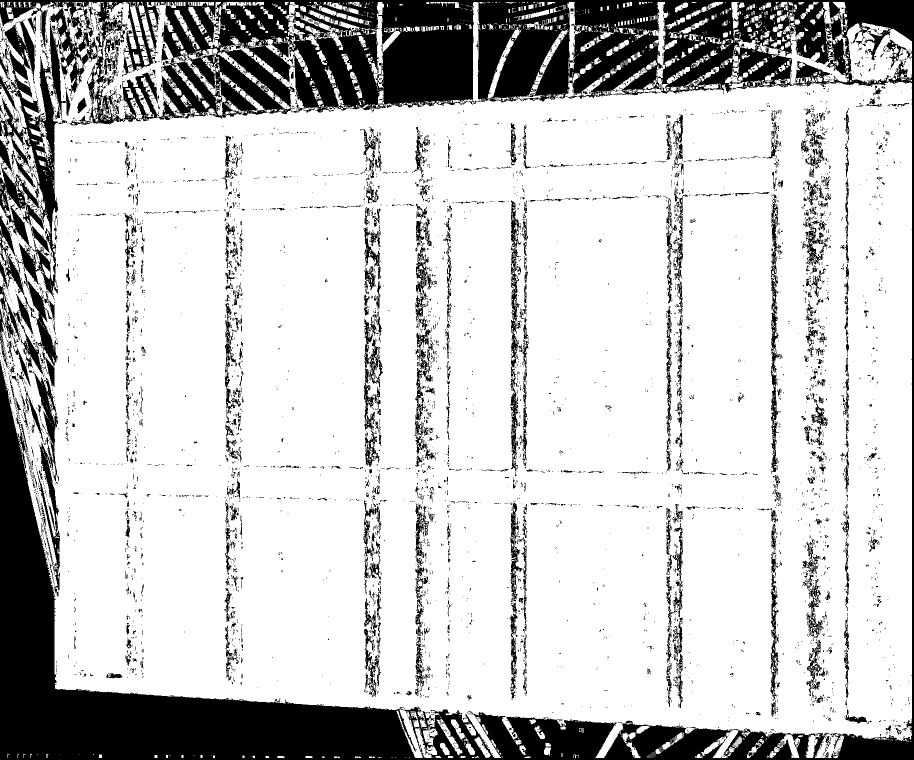
#> input picture AccubuildFraming_branch/src/tests/depthmap3.jpg, 1828 x 1520 px (shown at 1/2 size)
$ python openimage.py
#> lines starting #> are read from the running program, lines starting #| are printed output that depends on the picture
### AccubuildFraming_branch/src/tests/plyfile.py
#   Copyright 2014 Darsh Ranjan
#
#   This file is part of python-plyfile.
#
#   python-plyfile is free software: you can redistribute it and/or
#   modify it under the terms of the GNU General Public License as
#   published by the Free Software Foundation, either version 3 of the
#   License, or (at your option) any later version.
#
#   python-plyfile is distributed in the hope that it will be useful,
#   but WITHOUT ANY WARRANTY; without even the implied warranty of
#   MERCHANTABILITY or FITNESS FOR A PARTICULAR PURPOSE.  See the GNU
#   General Public License for more details.
#
#   You should have received a copy of the GNU General Public License
#   along with python-plyfile.  If not, see
#       <http://www.gnu.org/licenses/>.

from itertools import islice as _islice

import numpy as _np
from sys import byteorder as _byteorder


try:
    _range = xrange
except NameError:
    _range = range


# Many-many relation
_data_type_relation = [
    ('int8', 'i1'),
    ('char', 'i1'),
    ('uint8', 'u1'),
    ('uchar', 'b1'),
    ('uchar', 'u1'),
    ('int16', 'i2'),
    ('short', 'i2'),
    ('uint16', 'u2'),
    ('ushort', 'u2'),
    ('int32', 'i4'),
    ('int', 'i4'),
    ('uint32', 'u4'),
    ('uint', 'u4'),
    ('float32', 'f4'),
    ('float', 'f4'),
    ('float64', 'f8'),
    ('double', 'f8')
]

_data_types = dict(_data_type_relation)
_data_type_reverse = dict((b, a) for (a, b) in _data_type_relation)

_types_list = []
_types_set = set()
for (_a, _b) in _data_type_relation:
    if _a not in _types_set:
        _types_list.append(_a)
        _types_set.add(_a)
    if _b not in _types_set:
        _types_list.append(_b)
        _types_set.add(_b)


_byte_order_map = {
    'ascii': '=',
    'binary_little_endian': '<',
    'binary_big_endian': '>'
}

_byte_order_reverse = {
    '<': 'binary_little_endian',
    '>': 'binary_big_endian'
}

_native_byte_order = {'little': '<', 'big': '>'}[_byteorder]


# [29 lines left out: functions _lookup_type, make2d, not called in this run]


class _PlyHeaderParser(object):
    # [25 lines left out: functions __init__, consume, not called in this run]

    def _error(self, message="parse error"):
        raise PlyHeaderParseError(message, self.lines)

    # [24 lines left out: functions parse_ply, parse_format, parse_comment, not called in this run]

    def parse_obj_info(self, data):
        self.obj_info.append(data)

    # [47 lines left out: functions parse_element, parse_property, parse_end_header, not called in this run]


class PlyParseError(Exception):

    '''
    Base class for PLY parsing errors.

    '''

    pass


class PlyElementParseError(PlyParseError):

    '''
    Raised when a PLY element cannot be parsed.

    The attributes `element', `row', `property', and `message' give
    additional information.

    '''

    # [21 lines left out: functions __init__, __repr__, not called in this run]


class PlyHeaderParseError(PlyParseError):

    '''
    Raised when a PLY header cannot be parsed.

    The attribute `line' provides additional information.

    '''

    # [15 lines left out: functions __init__, __repr__, not called in this run]


class PlyData(object):

    '''
    PLY file header and data.

    A PlyData instance is created in one of two ways: by the static
    method PlyData.read (to read a PLY file), or directly from __init__
    given a sequence of elements (which can then be written to a PLY
    file).

    '''

    # [27 lines left out: function __init__, not called in this run]

    def _get_elements(self):
        return self._elements

    def _set_elements(self, elements):
        self._elements = tuple(elements)
        self._index()

    elements = property(_get_elements, _set_elements)

    def _get_byte_order(self):
        return self._byte_order

    # [5 lines left out: function _set_byte_order, not called in this run]

    byte_order = property(_get_byte_order, _set_byte_order)

    # [5 lines left out: function _index, not called in this run]

    def _get_comments(self):
        return list(self._comments)

    def _set_comments(self, comments):
        _check_comments(comments)
        self._comments = list(comments)

    comments = property(_get_comments, _set_comments)

    def _get_obj_info(self):
        return list(self._obj_info)

    def _set_obj_info(self, obj_info):
        _check_comments(obj_info)
        self._obj_info = list(obj_info)

    obj_info = property(_get_obj_info, _set_obj_info)

    # [76 lines left out: functions _parse_header, read, write, header, not called in this run]

    def __iter__(self):
        return iter(self.elements)

    def __len__(self):
        return len(self.elements)

    def __contains__(self, name):
        return name in self._element_lookup

    def __getitem__(self, name):
        return self._element_lookup[name]

    def __str__(self):
        return self.header

    # [14 lines left out: functions __repr__, _open_stream, not called in this run]


class PlyElement(object):

    '''
    PLY file element.

    A client of this library doesn't normally need to instantiate this
    directly, so the following is only for the sake of documenting the
    internals.

    Creating a PlyElement instance is generally done in one of two ways:
    as a byproduct of PlyData.read (when reading a PLY file) and by
    PlyElement.describe (before writing a PLY file).

    '''

    # [19 lines left out: function __init__, not called in this run]

    @property
    def count(self):
        return self._count

    def _get_data(self):
        return self._data

    # [4 lines left out: function _set_data, not called in this run]

    data = property(_get_data, _set_data)

    # [4 lines left out: function _check_sanity, not called in this run]

    def _get_properties(self):
        return self._properties

    # [4 lines left out: function _set_properties, not called in this run]

    properties = property(_get_properties, _set_properties)

    def _get_comments(self):
        return list(self._comments)

    def _set_comments(self, comments):
        _check_comments(comments)
        self._comments = list(comments)

    comments = property(_get_comments, _set_comments)

    # [5 lines left out: function _index, not called in this run]

    def ply_property(self, name):
        return self._property_lookup[name]

    @property
    def name(self):
        return self._name

    # [208 lines left out: functions dtype, describe, _read, _write, _read_txt, _write_txt and 3 more, not called in this run]

    def __getitem__(self, key):
        return self.data[key]

    def __setitem__(self, key, value):
        self.data[key] = value

    def __str__(self):
        return self.header

    # [13 lines left out: functions __repr__, _check_comments, not called in this run]


class PlyProperty(object):

    '''
    PLY property description.  This class is pure metadata; the data
    itself is contained in PlyElement instances.

    '''

    # [4 lines left out: function __init__, not called in this run]

    def _get_val_dtype(self):
        return self._val_dtype

    def _set_val_dtype(self, val_dtype):
        self._val_dtype = _data_types[_lookup_type(val_dtype)]

    val_dtype = property(_get_val_dtype, _set_val_dtype)

    @property
    def name(self):
        return self._name

    # [40 lines left out: functions dtype, _from_fields, _to_fields, _read_bin, _write_bin, not called in this run]

    def __str__(self):
        val_str = _data_type_reverse[self.val_dtype]
        return 'property %s %s' % (val_str, self.name)

    def __repr__(self):
        return 'PlyProperty(%r, %r)' % (self.name,
                                        _lookup_type(self.val_dtype))


class PlyListProperty(PlyProperty):

    '''
    PLY list property description.

    '''

    # [4 lines left out: function __init__, not called in this run]

    def _get_len_dtype(self):
        return self._len_dtype

    def _set_len_dtype(self, len_dtype):
        self._len_dtype = _data_types[_lookup_type(len_dtype)]

    len_dtype = property(_get_len_dtype, _set_len_dtype)

    # [85 lines left out: functions dtype, list_dtype, _from_fields, _to_fields, _read_bin, _write_bin and 3 more, not called in this run]

### AccubuildFraming_branch/src/tests/openimage.py

# For warping the depthmap images.


import numpy as np
import cv2
import sys
try:
    from matplotlib import pyplot as plt
    PYPLOT_IMPORT = True
except:
    PYPLOT_IMPORT = False
sys.path.append('../')
import const as sc
import calibrate as stereo_cal
import stereopipeline_nopcl as pl
import stereosrc
import fire
from mpl_toolkits.mplot3d import Axes3D
import matplotlib.pyplot as plt
import argparse
from skimage import data

image = cv2.imread('depthmap3.jpg')
#> image is the input picture: shape (1520, 1828, 3); min 0, max 255, mean 200
print(image[700:800,700])
#> (printed output is left out)
image = cv2.resize(image, (914, 760), cv2.INTER_NEAREST)
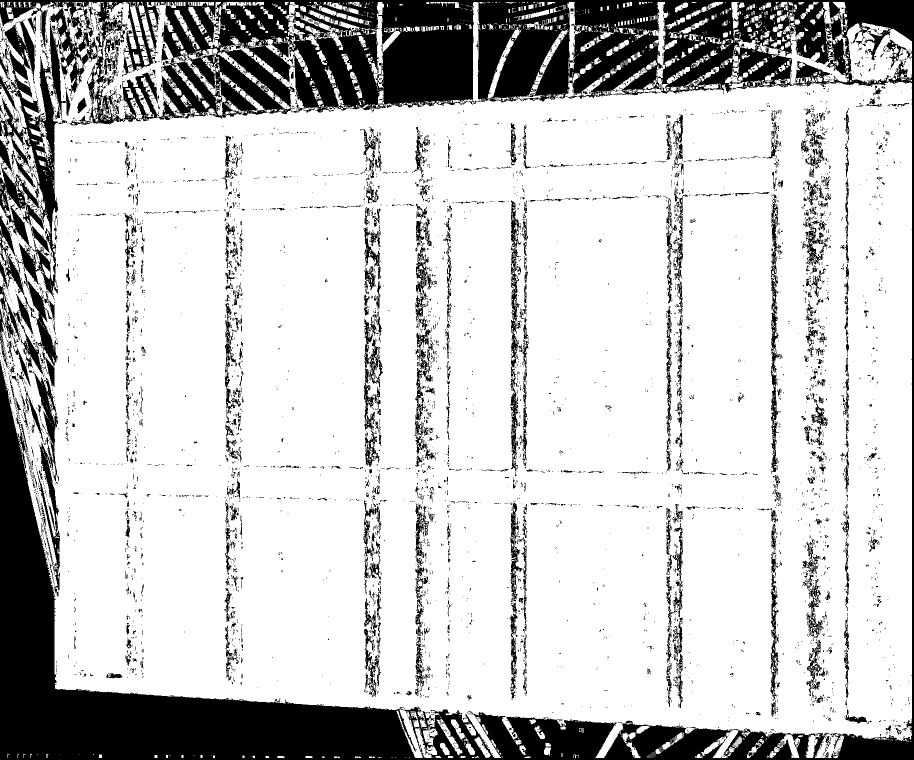
#> image: shape (760, 914, 3); min 0, max 255, mean 200

def define_rect(image):
    """
        Define a rectangular window by click and drag your mouse.

        Parameters
        ----------
        image: Input image.
        """

    clone = image.copy()
    rect_pts = [] # Starting and ending points
    win_name = "image" # Window name
    re = []

    def select_points(event, x, y, flags, param):

        nonlocal rect_pts
        if event == cv2.EVENT_LBUTTONDOWN:
            rect_pts = [(x, y)]

        if event == cv2.EVENT_LBUTTONUP:
            rect_pts.append((x, y))
            re.append((x,y))

            # draw a rectangle around the region of interest
            cv2.rectangle(clone, rect_pts[0], rect_pts[1], (0, 255, 0), 2)
            cv2.imshow(win_name, clone)

    cv2.namedWindow(win_name)
    cv2.setMouseCallback(win_name, select_points)

    while True:
    # display the image and wait for a keypress
        cv2.imshow(win_name, clone)
        key = cv2.waitKey(0) & 0xFF
#> (key Esc is pressed here)

        if key == ord("r"): # Hit 'r' to replot the image
            clone = image.copy()

        elif key == ord("c"): # Hit 'c' to confirm the selection
            break

    # close the open windows
    cv2.destroyWindow(win_name)

    return rect_pts, re


# Points of the target window
points, re = define_rect(image)

# now that we have our rectangle of points, let's compute
# the width of our new image
(tl, tr, br, bl) = re
widthA = np.sqrt(((br[0] - bl[0]) ** 2) + ((br[1] - bl[1]) ** 2))
widthB = np.sqrt(((tr[0] - tl[0]) ** 2) + ((tr[1] - tl[1]) ** 2))

# ...and now for the height of our new image
heightA = np.sqrt(((tr[0] - br[0]) ** 2) + ((tr[1] - br[1]) ** 2))
heightB = np.sqrt(((tl[0] - bl[0]) ** 2) + ((tl[1] - bl[1]) ** 2))

# take the maximum of the width and height values to reach
# our final dimensions
maxWidth = max(int(widthA), int(widthB))
maxHeight = max(int(heightA), int(heightB))

# construct our destination points which will be used to
# map the screen to a top-down, "birds eye" view
dst = np.array([
    [0, 0],
    [maxWidth - 1, 0],
    [maxWidth - 1, maxHeight - 1],
    [0, maxHeight - 1]], dtype = "float32")

# calculate the perspective transform matrix and warp
# the perspective to grab the screen
rec = np.array(re)
rect = rec.astype(np.float32)

M = cv2.getPerspectiveTransform(rect, dst)
orig = image
warp = cv2.warpPerspective(orig, M, (maxWidth, maxHeight))
print(warp.shape)
cv2.imwrite('warped_jj.jpg',warp)
cv2.imshow('o', warp)
cv2.waitKey(0)
